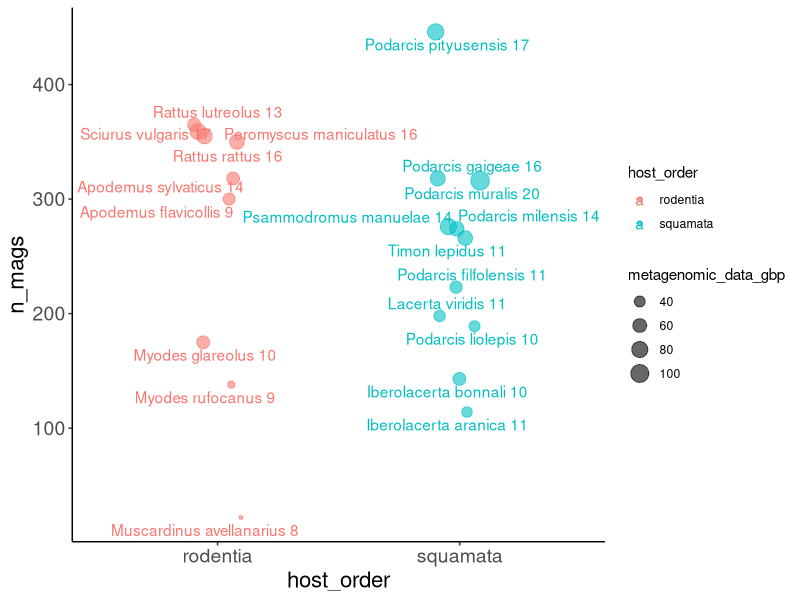

Generate this figure with R:
## ---- chunk 1
#| message: false
#| echo: false

library(tidyverse)
library(ggrepel)

df <- read_delim("../data/EHI_squamate_rodent_coassembly_info.txt")

n_hosts <- nrow(df)
n_squamata <- df %>% filter(host_order == "squamata") %>% nrow(.)
n_rodent <- n_hosts - n_squamata
## ---- chunk 2
#| message: false

set.seed(1337)

df %>%
  ggplot(aes(x = host_order, y = n_mags, 
             colour = host_order, label = paste(host, n_samples))) +
  geom_jitter(height = 0, width = 0.1, alpha = 0.6, 
              aes(size = metagenomic_data_gbp)) + 
  geom_text_repel() + 
  theme_classic() +
  theme(axis.title = element_text(size = 16),
        axis.text = element_text(size = 14))
